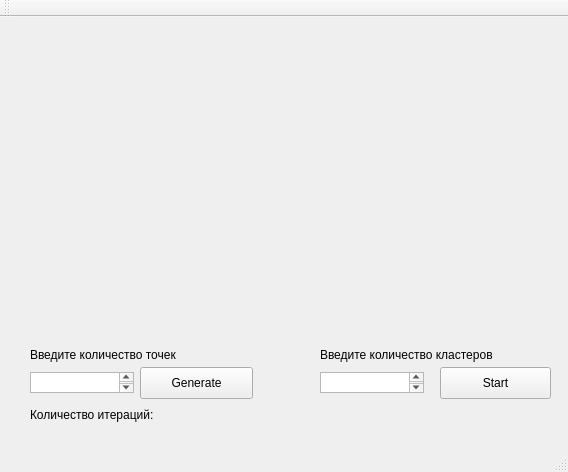
<?xml version="1.0" encoding="UTF-8"?>
<ui version="4.0">
 <class>MainWindow</class>
 <widget class="QMainWindow" name="MainWindow">
  <property name="geometry">
   <rect>
    <x>0</x>
    <y>0</y>
    <width>568</width>
    <height>472</height>
   </rect>
  </property>
  <property name="windowTitle">
   <string>MainWindow</string>
  </property>
  <widget class="QWidget" name="centralWidget">
   <widget class="QWidget" name="verticalLayoutWidget">
    <property name="geometry">
     <rect>
      <x>10</x>
      <y>10</y>
      <width>551</width>
      <height>311</height>
     </rect>
    </property>
    <layout class="QVBoxLayout" name="verticalLayout"/>
   </widget>
   <widget class="QPushButton" name="pushButton">
    <property name="enabled">
     <bool>true</bool>
    </property>
    <property name="geometry">
     <rect>
      <x>140</x>
      <y>350</y>
      <width>113</width>
      <height>32</height>
     </rect>
    </property>
    <property name="text">
     <string>Generate</string>
    </property>
   </widget>
   <widget class="QTextEdit" name="textEdit">
    <property name="geometry">
     <rect>
      <x>320</x>
      <y>355</y>
      <width>104</width>
      <height>21</height>
     </rect>
    </property>
   </widget>
   <widget class="QLabel" name="label">
    <property name="geometry">
     <rect>
      <x>320</x>
      <y>330</y>
      <width>201</width>
      <height>16</height>
     </rect>
    </property>
    <property name="text">
     <string>Введите количество кластеров</string>
    </property>
   </widget>
   <widget class="QPushButton" name="pushButton_2">
    <property name="geometry">
     <rect>
      <x>440</x>
      <y>350</y>
      <width>111</width>
      <height>32</height>
     </rect>
    </property>
    <property name="text">
     <string>Start</string>
    </property>
   </widget>
   <widget class="QTextEdit" name="textEdit_2">
    <property name="geometry">
     <rect>
      <x>30</x>
      <y>355</y>
      <width>104</width>
      <height>21</height>
     </rect>
    </property>
   </widget>
   <widget class="QLabel" name="label_2">
    <property name="geometry">
     <rect>
      <x>30</x>
      <y>330</y>
      <width>201</width>
      <height>16</height>
     </rect>
    </property>
    <property name="text">
     <string>Введите количество точек</string>
    </property>
   </widget>
   <widget class="QLabel" name="label_3">
    <property name="geometry">
     <rect>
      <x>30</x>
      <y>390</y>
      <width>151</width>
      <height>16</height>
     </rect>
    </property>
    <property name="text">
     <string>Количество итераций:</string>
    </property>
   </widget>
   <widget class="QLabel" name="label_4">
    <property name="geometry">
     <rect>
      <x>180</x>
      <y>390</y>
      <width>31</width>
      <height>16</height>
     </rect>
    </property>
    <property name="text">
     <string/>
    </property>
   </widget>
  </widget>
  <widget class="QMenuBar" name="menuBar">
   <property name="geometry">
    <rect>
     <x>0</x>
     <y>0</y>
     <width>568</width>
     <height>22</height>
    </rect>
   </property>
  </widget>
  <widget class="QToolBar" name="mainToolBar">
   <attribute name="toolBarArea">
    <enum>TopToolBarArea</enum>
   </attribute>
   <attribute name="toolBarBreak">
    <bool>false</bool>
   </attribute>
  </widget>
  <widget class="QStatusBar" name="statusBar"/>
 </widget>
 <layoutdefault spacing="6" margin="11"/>
 <resources/>
 <connections/>
</ui>
